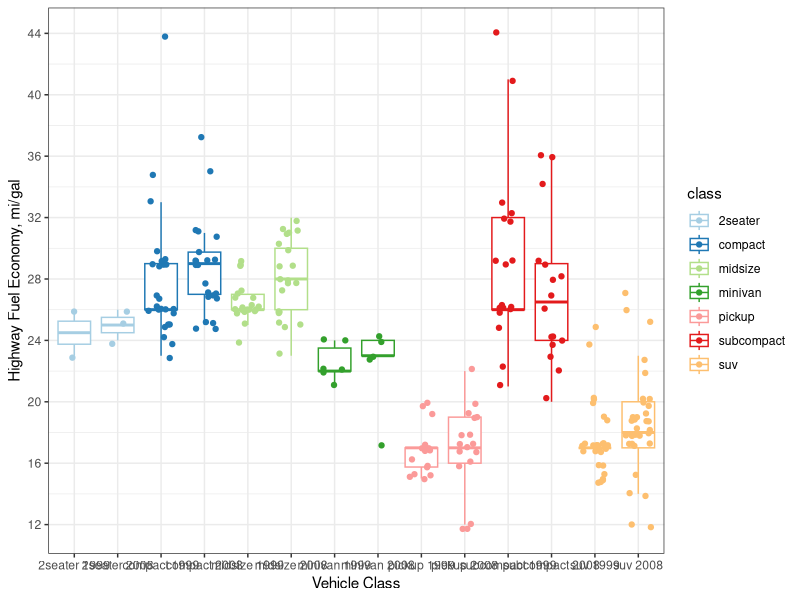
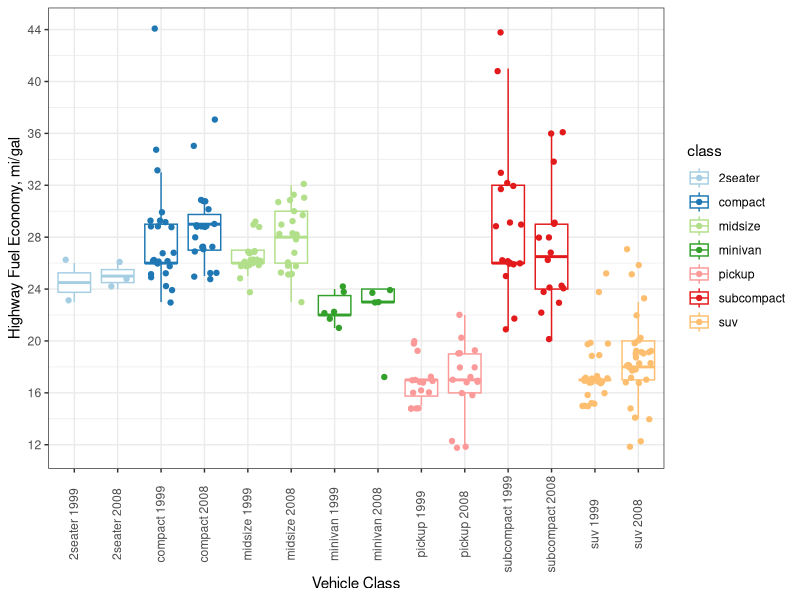
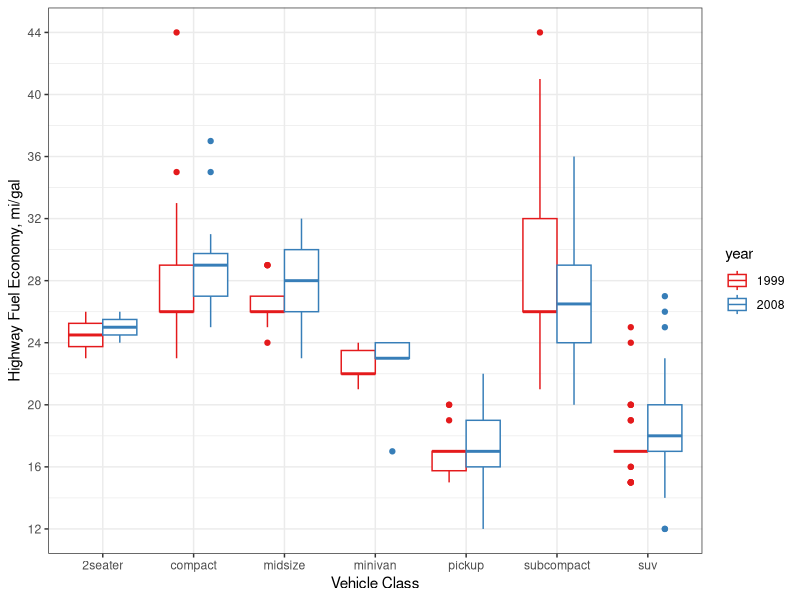
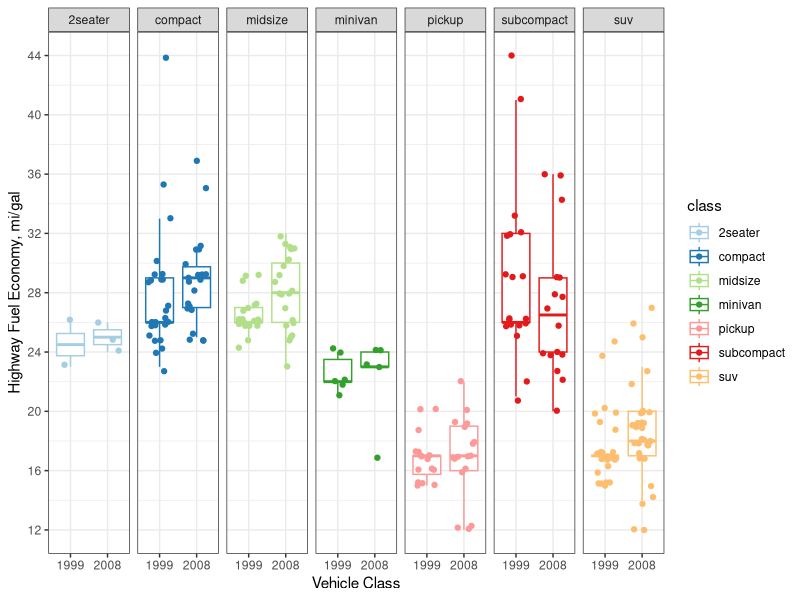
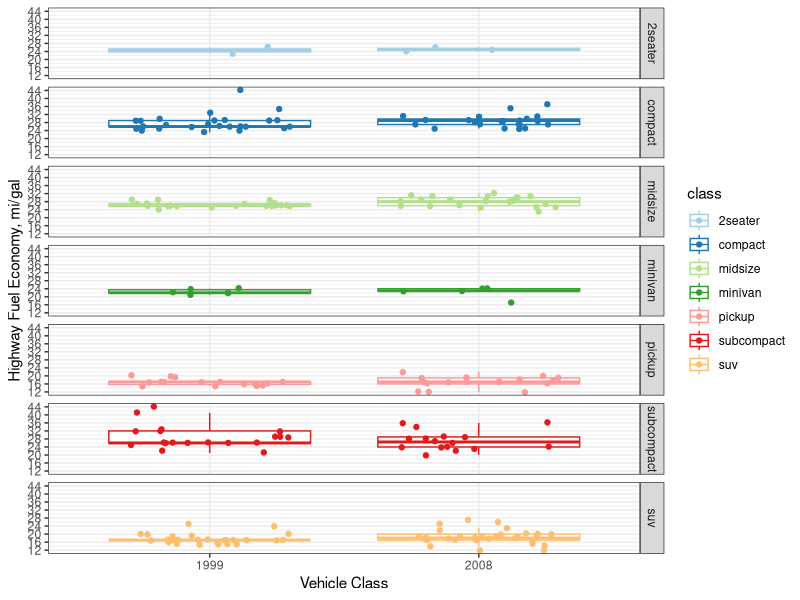
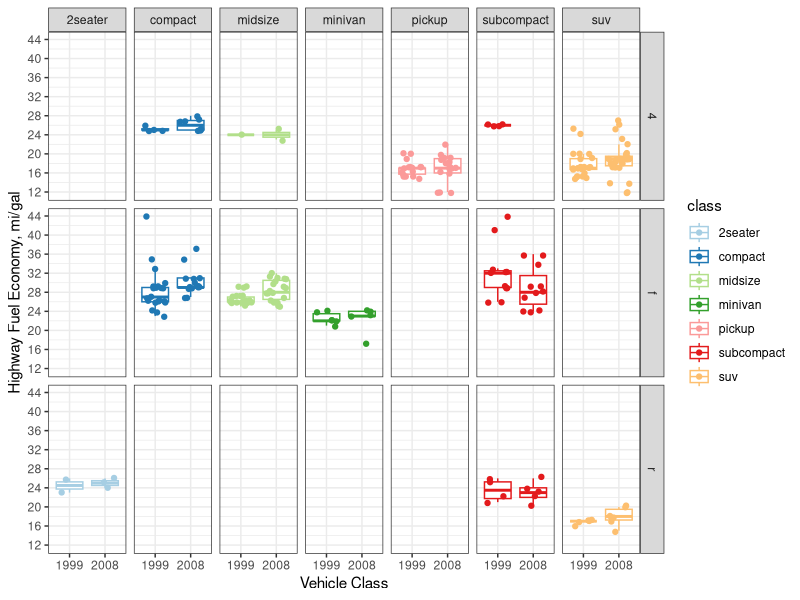
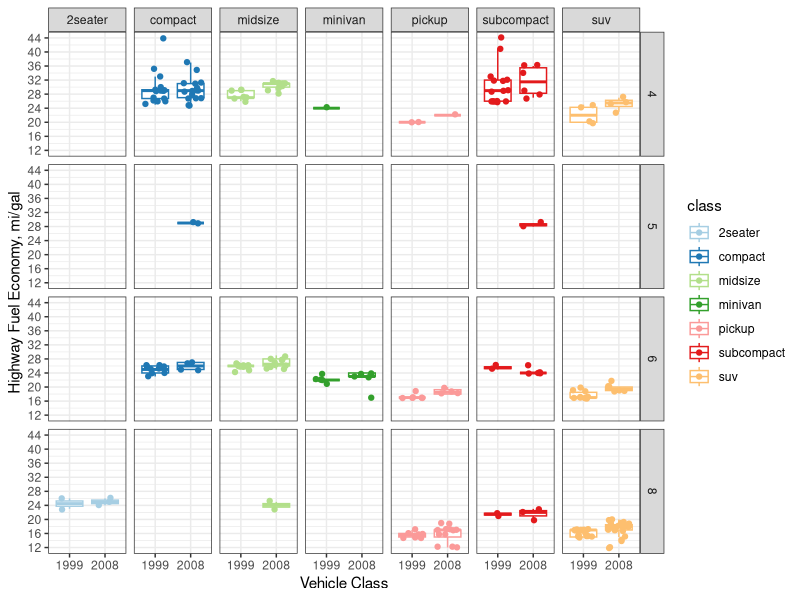
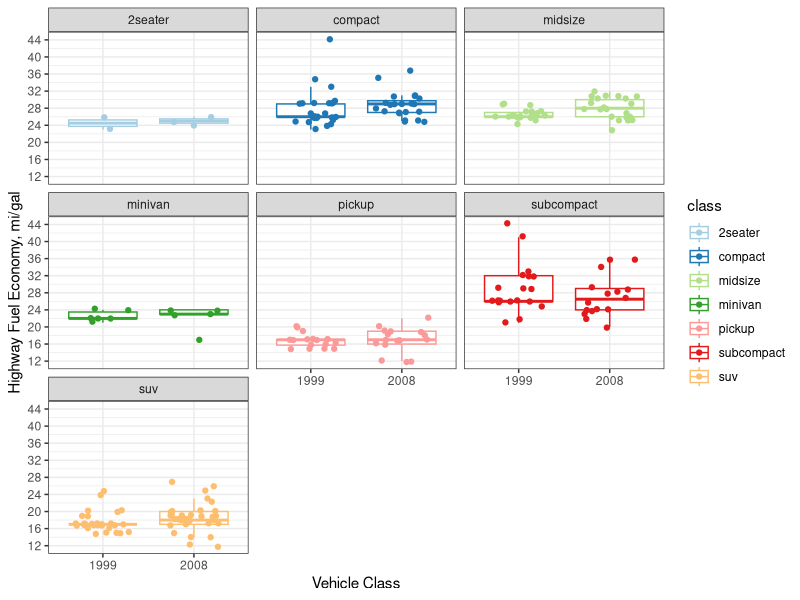

Source code (R) for these figures, in order:
## ---- chunk 1
knitr::opts_chunk$set(echo = TRUE)
library(tidyverse)
theme_set(theme_bw()) ## we can set the theme here globally
## ---- chunk 2
mpg <- mpg %>%
        mutate(class_year = paste(class,year,sep=" "))

ggplot(data = mpg, aes(x=class_year, y = hwy, color= class)) + 
  geom_boxplot(outlier.shape = NA)+
  geom_jitter(width=0.3,height=0.3)+
  labs(y='Highway Fuel Economy, mi/gal', x='Vehicle Class')+
  scale_y_continuous(breaks = seq(0,46,by=4))+
   scale_color_brewer(palette = 'Paired')

## ---- chunk 3
mpg <- mpg %>%
        mutate(class_year = paste(class,year,sep=" "))

ggplot(data = mpg, aes(x=class_year, y = hwy, color= class)) + 
  geom_boxplot(outlier.shape = NA)+
  geom_jitter(width=0.3,height=0.3)+
  theme_bw()+
  labs(y='Highway Fuel Economy, mi/gal', x='Vehicle Class')+
  scale_y_continuous(breaks = seq(0,46,by=4))+
   scale_color_brewer(palette = 'Paired') +
  theme(axis.text.x = element_text(angle=90,vjust = 0.4)) ## vjust and hjust changes the relative spacing of the axis labels

## ---- chunk 4
mpg <- mpg %>%
       mutate(year = factor(year))

ggplot(data = mpg, aes(x=class, y = hwy, color= year)) + 
  geom_boxplot(position='dodge')+
  labs(y='Highway Fuel Economy, mi/gal', x='Vehicle Class')+
  scale_y_continuous(breaks = seq(0,46,by=4))+
   scale_color_brewer(palette = 'Set1')


## ---- chunk 5

ggplot(data = mpg, aes(x=year, y = hwy, color= class)) + 
  geom_boxplot(outlier.shape = NA)+
  geom_jitter(width=0.3,height=0.3)+
  facet_grid(.~class)+
  labs(y='Highway Fuel Economy, mi/gal', x='Vehicle Class')+
  scale_y_continuous(breaks = seq(0,46,by=4))+
  scale_color_brewer(palette = 'Paired') 
  

## ---- chunk 6

ggplot(data = mpg, aes(x=year, y = hwy, color= class)) + 
  geom_boxplot(outlier.shape = NA)+
  geom_jitter(width=0.3,height=0.3)+
  facet_grid(class~.)+
  labs(y='Highway Fuel Economy, mi/gal', x='Vehicle Class')+
  scale_y_continuous(breaks = seq(0,46,by=4))+
  scale_color_brewer(palette = 'Paired') 
  
## ---- chunk 7

ggplot(data = mpg, aes(x=year, y = hwy, color= class)) + 
  geom_boxplot(outlier.shape = NA)+
  geom_jitter(width=0.3,height=0.3)+
  facet_grid(drv ~ class)+
  labs(y='Highway Fuel Economy, mi/gal', x='Vehicle Class')+
  scale_y_continuous(breaks = seq(0,46,by=4))+
  scale_color_brewer(palette = 'Paired') 
  

## ---- chunk 8

ggplot(data = mpg, aes(x=year, y = hwy, color= class)) + 
  geom_boxplot(outlier.shape = NA)+
  geom_jitter(width=0.3,height=0.3)+
  facet_grid(cols = vars(class), rows=vars(cyl))+
  labs(y='Highway Fuel Economy, mi/gal', x='Vehicle Class')+
  scale_y_continuous(breaks = seq(0,46,by=4))+
  scale_color_brewer(palette = 'Paired') 
  

## ---- chunk 9

ggplot(data = mpg, aes(x=year, y = hwy, color= class)) + 
  geom_boxplot(outlier.shape = NA)+
  geom_jitter(width=0.3,height=0.3)+
  facet_wrap(~ class)+
  labs(y='Highway Fuel Economy, mi/gal', x='Vehicle Class')+
  scale_y_continuous(breaks = seq(0,46,by=4))+
  scale_color_brewer(palette = 'Paired') 
  

## ---- chunk 10

ggplot(data = mpg, aes(x=year, y = hwy, color= class)) + 
  geom_boxplot(outlier.shape = NA)+
  geom_jitter(width=0.3,height=0.3)+
  facet_wrap(~ class,scales='free_y')+
  labs(y='Highway Fuel Economy, mi/gal', x='Vehicle Class')+
  scale_y_continuous(breaks = seq(0,46,by=4))+
  scale_color_brewer(palette = 'Paired') +
  theme(legend.position = 'none')
  
## ---- chunk 11
ggplot(data = mpg, aes(x=displ, y = hwy, color= class)) + 
  geom_point()+
    labs(y='Highway Fuel Economy, mi/gal', x='Engine Displacement, Liters')

## ---- chunk 12
ggplot(data = mpg, aes(x=displ, y = hwy)) + 
  geom_point()+
  stat_smooth(method='lm',formula=y ~ x)+
    labs(y='Highway Fuel Economy, mi/gal', x='Engine Displacement, Liters')

## ---- chunk 13
ggplot(data = mpg, aes(x=displ, y = hwy,color=class)) + 
  geom_point()+
  stat_smooth(method='lm',formula=y ~ x)+
    labs(y='Highway Fuel Economy, mi/gal', x='Engine Displacement, Liters')

## ---- chunk 14
ggplot(data = mpg, aes(x=displ, y = hwy)) + 
  geom_point(aes(color=class))+
  stat_smooth(method='lm',formula=y ~ x)+
    labs(y='Highway Fuel Economy, mi/gal', x='Engine Displacement, Liters')

## ---- chunk 15
ggplot(data = mpg, aes(x=displ, y = hwy)) + 
  geom_point(aes(color=class))+
  stat_smooth(method='loess',formula=y ~ x)+
    labs(y='Highway Fuel Economy, mi/gal', x='Engine Displacement, Liters')

## ---- chunk 16
ggplot(data = mpg, aes(x=displ, y = hwy)) + 
  geom_point(aes(color=class))+
  stat_smooth(method='loess',formula=y ~ x, span = 5)+
    labs(y='Highway Fuel Economy, mi/gal', x='Engine Displacement, Liters')
## ---- chunk 17
ggplot(data = mpg, aes(x=displ, y = hwy,color=year)) + 
  geom_point()+
  stat_smooth(method='loess',formula=y ~ x, span = 5)+
  facet_wrap(~class)+
    labs(y='Highway Fuel Economy, mi/gal', x='Engine Displacement, Liters')
## ---- chunk 18
ggplot(data = mpg, aes(x=displ, y = hwy,linetype=factor(year) )) + 
  geom_point(aes(color=model))+
  stat_smooth(method='loess',formula=y ~ x, span = 5)+
  facet_wrap(~class)+
    labs(y='Highway Fuel Economy, mi/gal', x='Engine Displacement, Liters')
## ---- chunk 19
data.i <- filter(mpg, model == 'civic')

ggplot(data = data.i, aes(x=displ, y = hwy, color=year,shape=year)) + 
  geom_jitter(size=3,alpha=.5,width=.02,height=.02)+
  labs(y='Highway Fuel Economy, mi/gal', x='Engine Displacement, Liters',title=paste(data.i$manufacturer[1],data.i$model[2],sep=" "))
## ---- chunk 20
plot_mpg <- function(data.i){
              
            plot.mpg <- ggplot(data = data.i, 
              aes(x=displ, y = hwy, color=year,shape=year)) + 
              geom_jitter(size=3,alpha=.5,width=.02,height=.02)+
              labs(y='Highway Fuel Economy, mi/gal', x='Engine Displacement, Liters',title=paste(data.i$manufacturer[1],data.i$model[2],sep=" "))
            
            plot(plot.mpg)
            }

## ---- chunk 21
models <- unique(mpg$model)

length(models)

for (i in 1:length(models)) {
  data.i <- filter(mpg,model==models[i])
  plot_mpg(data.i)
      }

## ---- chunk 22
pdf(file="./figs/model.disp.year.mpg.pdf")

models <- unique(mpg$model)

length(models)

for (i in 1:length(models)) {
  data.i <- filter(mpg,model==models[i])
  plot_mpg(data.i)
      }

dev.off()
